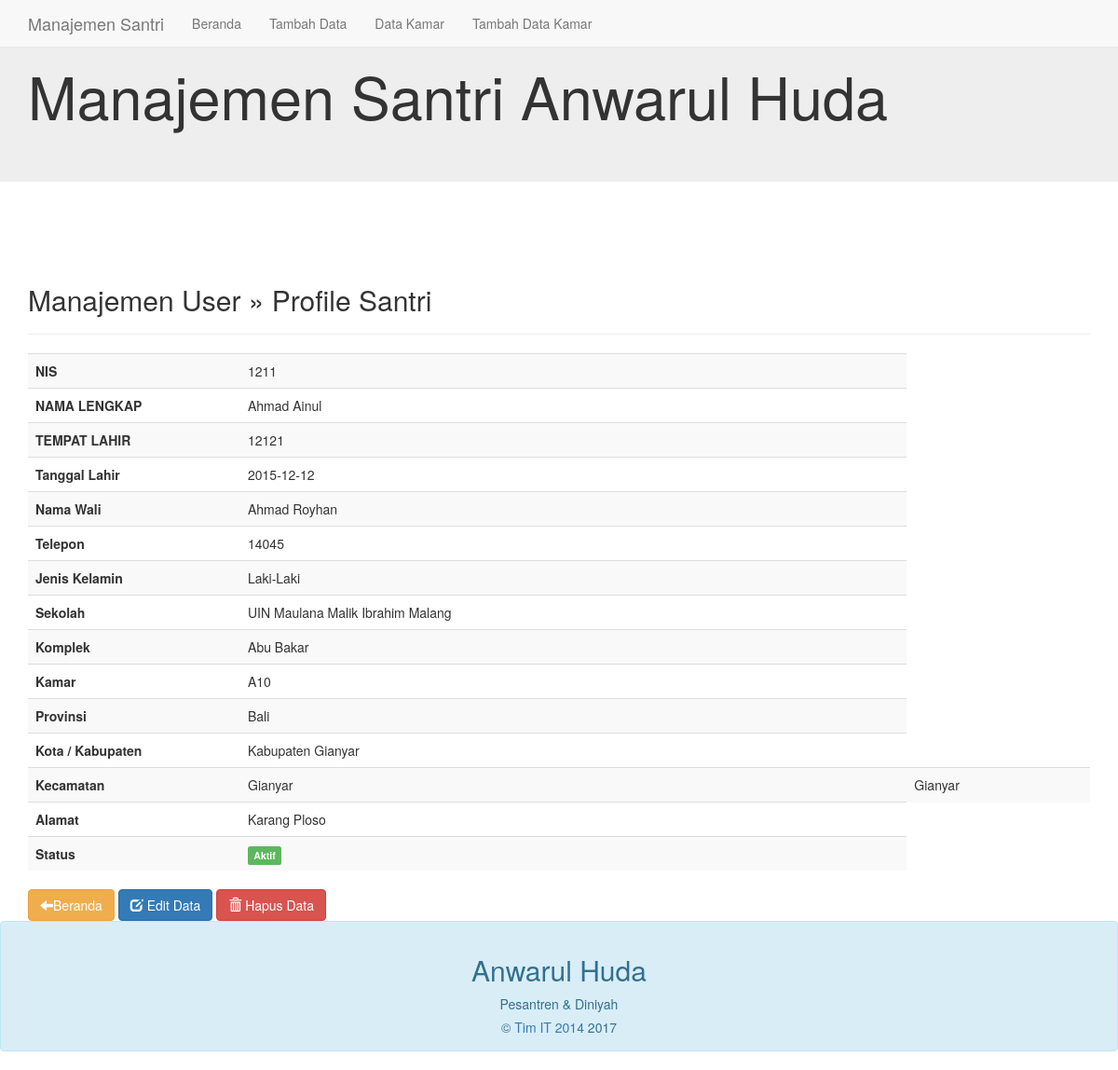
The page /profile.php?nis=1211 (signed in) on the database its author committed.
### tables this page shows
CREATE TABLE `santri` (
  `nis` int(11) NOT NULL,
  `nama` varchar(25) NOT NULL,
  `tempat_lahir` varchar(50) NOT NULL,
  `tanggal_lahir` date NOT NULL,
  `nama_wali` varchar(100) DEFAULT NULL,
  `telp` varchar(15) NOT NULL,
  `jenis_kelamin` varchar(20) NOT NULL,
  `sekolah` varchar(50) NOT NULL,
  `nama_komplek` varchar(100) NOT NULL,
  `kamar` varchar(3) NOT NULL,
  `provinsi` int(100) NOT NULL,
  `kota_atau_kabupaten` int(100) NOT NULL,
  `kecamatan` int(100) NOT NULL,
  `alamat` varchar(100) NOT NULL,
  `status` int(1) NOT NULL,
  `id_kec` int(11) NOT NULL
);

CREATE TABLE `prov` (
  `id_prov` int(2) NOT NULL,
  `nama_prov` char(30) NOT NULL
);

CREATE TABLE `kabkot` (
  `id_prov` int(2) NOT NULL,
  `id_kabkot` int(4) NOT NULL,
  `nama_kabkot` char(40) NOT NULL
);

### profile.php (the view, shortened to what this page needs)
<?php
include("koneksi.php");
?>
<!DOCTYPE html>
<html lang="en">
<head>
	<link href="css/bootstrap.min.css" rel="stylesheet">
</head>
<body>
	<header>
		<div class="jumbotron" >
			<div class="container" >
				<h1> Manajemen Santri Anwarul Huda</h1>
			</div>
		</div>
	</header>
	<nav class="navbar navbar-default navbar-fixed-top">
		<div class="container">
			<div class="navbar-header">
				<a class="navbar-brand hidden-xs hidden-sm" href="#">Manajemen Santri</a>
			</div>
			<div id="navbar" class="navbar-collapse collapse">
				<ul class="nav navbar-nav">
					<li><a href="index.php">Beranda</a></li>
					<li><a href="add.php">Tambah Data</a></li>
					<li><a href="datakamar.php">Data Kamar</a></li>
					<li><a href="add_kamar.php">Tambah Data Kamar</a></li>
				</ul>
			</div>
		</div>
	</nav>
	<div class="container">
		<div class="content">
			<h2>Manajemen User &raquo; Profile Santri</h2>
			<hr />
			<?php
			$nis = $_GET['nis'];
			$sql = mysqli_query($koneksi, "SELECT * FROM santri WHERE nis='$nis'");
			if(mysqli_num_rows($sql) == 0){
				header("Location: index.php");
			}else{
				$row = mysqli_fetch_assoc($sql);
			}
			?>
			<table class="table table-striped">
				<tr>
					<th width="20%">NIS</th>
					<td><?php echo $row['nis']; ?></td>
				</tr>
				<tr>
					<th>NAMA LENGKAP</th>
					<td><?php echo $row['nama']; ?></td>
				</tr>
				<tr>
					<th>TEMPAT LAHIR</th>
					<td><?php echo $row['tempat_lahir']; ?></td>
				</tr>
				<tr>
					<th>Tanggal Lahir</th>
					<td><?php echo $row['tanggal_lahir']; ?></td>
				</tr>
				<tr>
					<th>Nama Wali</th>
					<td><?php echo $row['nama_wali']; ?></td>
				</tr>
				<tr>
					<th>Telepon</th>
					<td><?php echo $row['telp']; ?></td>
				</tr>
				<tr>
					<th>Jenis Kelamin</th>
					<td><?php echo $row['jenis_kelamin']; ?></td>
				</tr>
				<tr>
					<th>Sekolah</th>
					<td><?php echo $row['sekolah']; ?></td>
				</tr>
				<tr>
					<th>Komplek</th>
					<td><?php echo $row['nama_komplek']; ?></td>
				</tr>
				<tr>
					<th>Kamar</th>
					<td><?php echo $row['kamar']; ?></td>
				</tr>
				<tr>
					<th>Provinsi</th>
					<?php
							$propinsi = mysqli_query($koneksi, "SELECT nama_prov from prov where id_prov = (select provinsi from santri where nis = '$nis')");
							while($p = mysqli_fetch_array($propinsi)){
							echo "<td>$p[nama_prov]</td>";
							}
							?>
				</tr>
				<tr>
					<th>Kota / Kabupaten</th>
					<?php
							$Kabupaten = mysqli_query($koneksi, "SELECT nama_kabkot from kabkot where id_kabkot = (select kota_atau_kabupaten from santri where nis = '$nis')");
							while($k = mysqli_fetch_array($Kabupaten)){
							echo "<td>$k[nama_kabkot]</td>";
							}
							?>
				</tr>
				<tr>
					<th>Kecamatan</th>
					<?php
							$kec = mysqli_query($koneksi, "SELECT nama_kec from kec where id_kec = (select kecamatan from santri where nis = '$nis')");
							while($k = mysqli_fetch_array($kec)){
							echo "<td>$k[nama_kec]</td>";
							}
							?>
				</tr>
				<tr>
					<th>Alamat</th>
					<td><?php echo $row['alamat']; ?></td>
				</tr>
				<tr>
					<th>Status</th>
					<td><?php if($row['status'] == 1){ echo '<span class="label label-success">Aktif</span>'; }else{ echo '<span class="label label-warning">Tidak Aktif</span>'; } ?></td>
				</tr>
			</table>
			<a href="index.php" class="btn btn-warning"><span class="glyphicon glyphicon-arrow-left" aria-hidden="true"></span>Beranda</a>
			<a href="edit.php?nis=<?php echo $row['nis']; ?>" class="btn btn-primary"><span class="glyphicon glyphicon-edit" aria-hidden="true"></span> Edit Data</a>
			<a href="profile.php?aksi = delete & nis = <?php echo $row['nis']; ?>" class="btn btn-danger" onclick="return confirm('Yakin?')"><span class="glyphicon glyphicon-trash" aria-hidden="true"></span> Hapus Data</a>
		</div>
	</div>
	<div class="row-fluid">
			<div class="span12">
			  <div class="row-fluid">
				<div class="alert alert-info">
				  <h2 align="center">Anwarul Huda</h2>
				  <p class="text-info" align="center">Pesantren & Diniyah</p>
				  <p align="center">&copy; <a href="http://kureview">Tim IT 2014</a>&nbsp<?php echo date("Y");?></p>
				</div>
			  </div>
			</div>
	</div>
</body>
</html>

### profile.php (style rules this page uses)
.content { margin-top: 80px; }

### rows shown on the page
santri: nis "1211", nama "Ahmad Ainul", tempat_lahir "12121", tanggal_lahir "2015-12-12", nama_wali "Ahmad Royhan", telp "14045", jenis_kelamin "Laki-Laki", sekolah "UIN Maulana Malik Ibrahim Malang", nama_komplek "Abu Bakar", kamar "A10", alamat "Karang Ploso"
prov: nama_prov "Bali"
kabkot: nama_kabkot "Kabupaten Gianyar"

### other values the page prints
$k[nama_kec] "Gianyar"
